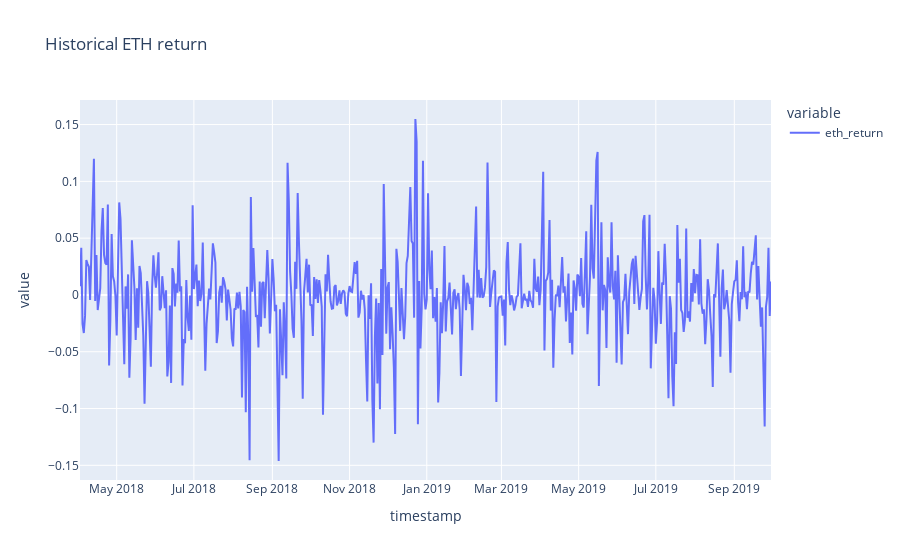

This figure's notebook cell:
### Code cell
df.plot(x='timestamp', y=['eth_return'], title='Historical ETH return')

### Figure 1 — Plotly figure (JSON) as saved in the notebook; plotly's stock layout.template omitted (floating-point values rounded to 4 significant figures; data arrays with more than 128 entries replaced by an {"elided": "..."} marker saying what was removed)
{"data": [{"hovertemplate": "variable=eth_return<br>timestamp=%{x}<br>value=%{y}<extra></extra>", "legendgroup": "eth_return", "line": {"color": "#636efa", "dash": "solid"}, "mode": "lines", "name": "eth_return", "orientation": "v", "showlegend": true, "type": "scatter", "x": {"elided": "547 str values"}, "xaxis": "x", "y": {"elided": "547 float values"}, "yaxis": "y"}], "layout": {"legend": {"title": {"text": "variable"}, "tracegroupgap": 0}, "title": {"text": "Historical ETH return"}, "xaxis": {"anchor": "y", "domain": [0, 1], "title": {"text": "timestamp"}}, "yaxis": {"anchor": "x", "domain": [0, 1], "title": {"text": "value"}}}}
